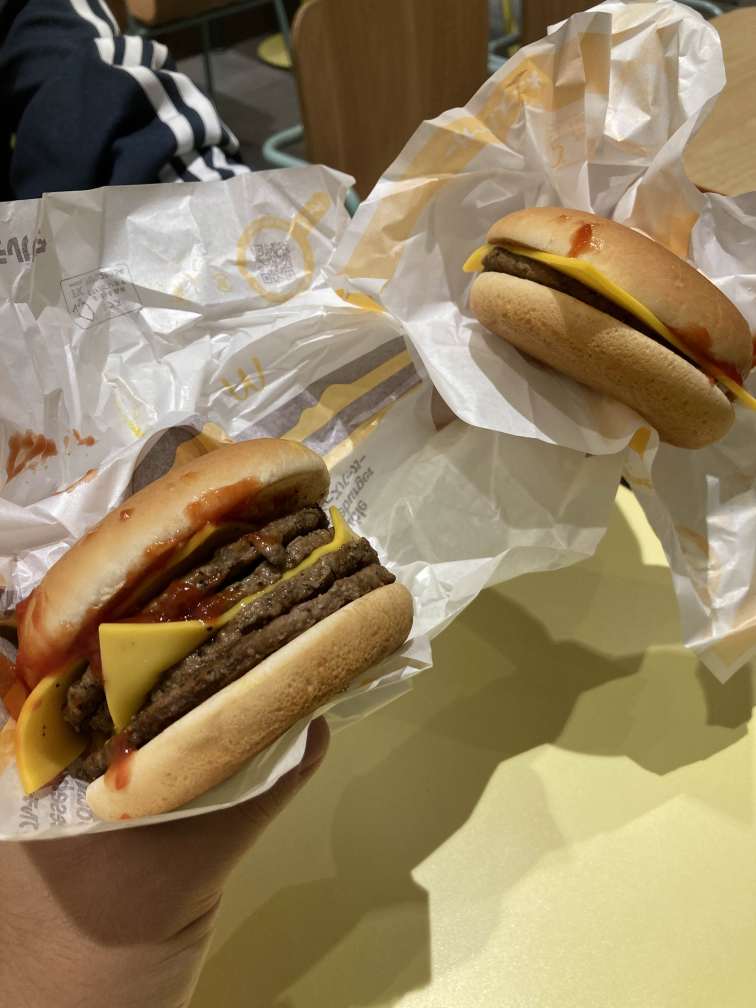
#> input picture report2/images/img1.jpg, 3024 x 4032 px (shown at 1/4 size); its folder holds 4 pictures in this run
$ python code9.py
#> lines starting #> are read from the running program, lines starting #| are printed output that depends on the picture
import cv2
import numpy as np
import glob

#読み込み
paths = sorted(glob.glob("images/*.jpg"))[:12]
imgs = []


RESIZE_TO = (300, 300)

for p in paths:
    img = cv2.imread(p)
#> img is the input picture: shape (4032, 3024, 3); mean B, G, R 96.7, 129.4, 147
    if img is None:
        print(f"Failed to load: {p}")
        continue
    img = cv2.resize(img, RESIZE_TO)
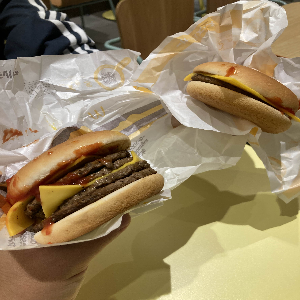
#> img: shape (300, 300, 3); mean B, G, R 96.6, 129.3, 146.9
    imgs.append(img)
#> pass 2 of the loop `for p in paths:`:
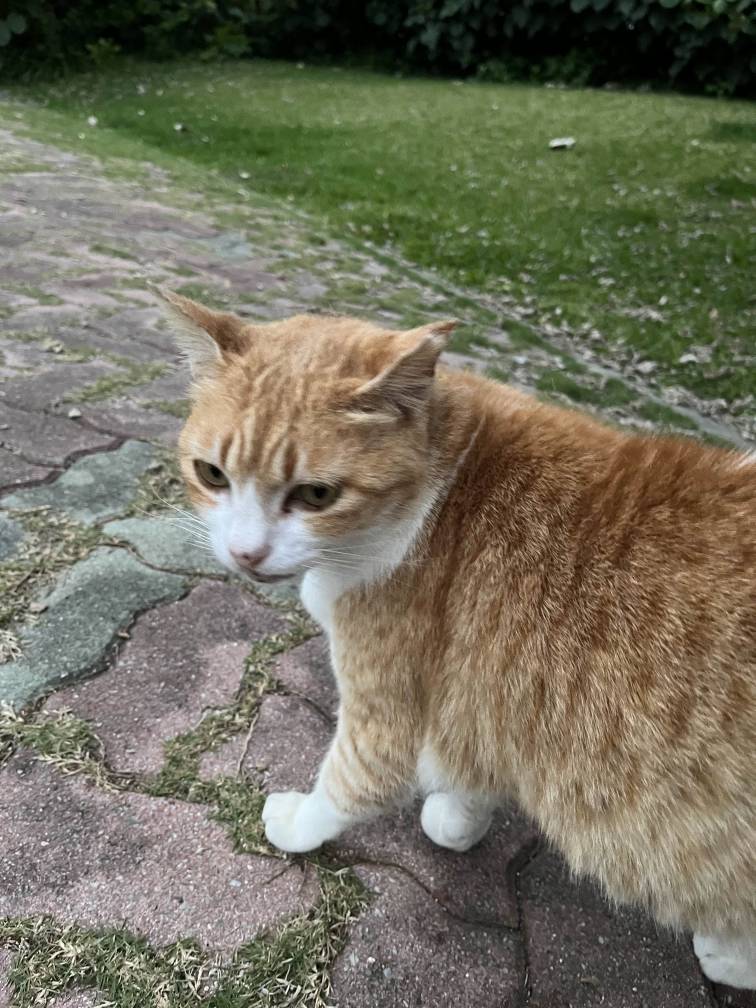
#> input picture report2/images/img10.jpg, 3024 x 4032 px (shown at 1/4 size)
#> img is the input picture: shape (4032, 3024, 3); mean B, G, R 94.2, 111.8, 114.3
#> `img = cv2.resize(img, RESIZE_TO)`:
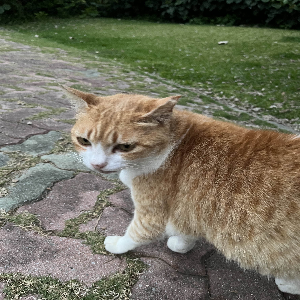
#> img: shape (300, 300, 3); mean B, G, R 94.1, 111.8, 114.3
#> pass 3 of the loop `for p in paths:`:
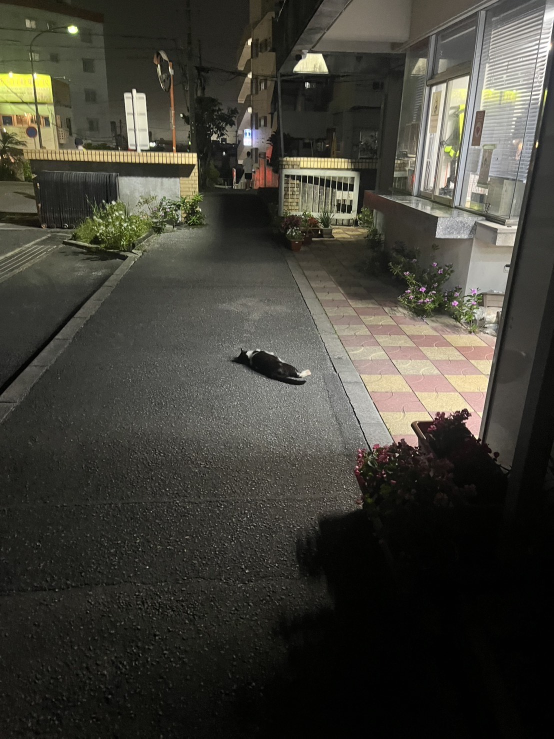
#> input picture report2/images/img11.jpg, 1108 x 1477 px (shown at 1/2 size)
#> img is the input picture: shape (1477, 1108, 3); mean B, G, R 56.8, 65.1, 66.7
#> `img = cv2.resize(img, RESIZE_TO)`:
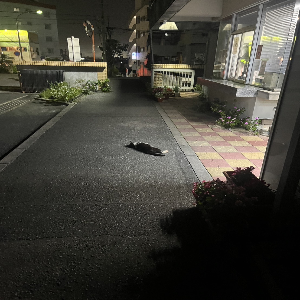
#> img: shape (300, 300, 3); mean B, G, R 56.7, 65, 66.6
#> the loop made 4 passes; the first 3 are shown

positions = [
    (j * RESIZE_TO[0], i * RESIZE_TO[1], (j+1) * RESIZE_TO[0], (i+1) * RESIZE_TO[1])
    for i in range(3) for j in range(4)
]
#> positions = [(0, 0, 300, 300), (300, 0, 600, 300), (600, 0, 900, 300), (900, 0, 1200, 300), (0, 300, 300, 600), (300, 300, 600, 600), (600, 300, 900, 600), (900, 300, 1200, 600), (0, 600, 300, 900), (300, 600, 600, 900), (600, 600, 900, 900), (900, 600, 1200, 900)]

def update_grid():
    rows = [np.hstack(imgs[i*4:(i+1)*4]) for i in range(3)]
    grid = np.vstack(rows)
    cv2.imshow("A9) Remove One", grid)

def on_click(event, x, y, flags, param):
    if event == cv2.EVENT_LBUTTONDOWN:
        for idx, (x0, y0, x1, y1) in enumerate(positions):
            if x0 <= x < x1 and y0 <= y < y1:
                # 選択した画像を白で塗り潰す
                imgs[idx][:] = 255
                update_grid()
                break

def main():
    if len(imgs) != 12:
        print("画像が12枚揃っていません")
        return

    cv2.namedWindow("A9) Remove One")
    cv2.setMouseCallback("A9) Remove One", on_click)
    update_grid()
    cv2.waitKey(0)
    cv2.destroyAllWindows()

if __name__ == "__main__":
    main()
